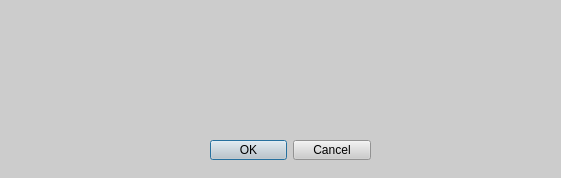
<?xml version="1.0" encoding="UTF-8"?>
<ui version="4.0">
 <class>calendario1</class>
 <widget class="QDialog" name="calendario1">
  <property name="geometry">
   <rect>
    <x>0</x>
    <y>0</y>
    <width>561</width>
    <height>178</height>
   </rect>
  </property>
  <property name="windowTitle">
   <string>Dialog</string>
  </property>
  <property name="styleSheet">
   <string notr="true">background-color: rgb(204, 204, 204);</string>
  </property>
  <widget class="QDialogButtonBox" name="buttonBox">
   <property name="geometry">
    <rect>
     <x>210</x>
     <y>140</y>
     <width>161</width>
     <height>20</height>
    </rect>
   </property>
   <property name="orientation">
    <enum>Qt::Horizontal</enum>
   </property>
   <property name="standardButtons">
    <set>QDialogButtonBox::Cancel|QDialogButtonBox::Ok</set>
   </property>
  </widget>
  <widget class="QLabel" name="label">
   <property name="geometry">
    <rect>
     <x>10</x>
     <y>50</y>
     <width>541</width>
     <height>51</height>
    </rect>
   </property>
   <property name="font">
    <font>
     <pointsize>14</pointsize>
    </font>
   </property>
   <property name="text">
    <string/>
   </property>
  </widget>
 </widget>
 <resources/>
 <connections>
  <connection>
   <sender>buttonBox</sender>
   <signal>accepted()</signal>
   <receiver>calendario1</receiver>
   <slot>accept()</slot>
   <hints>
    <hint type="sourcelabel">
     <x>248</x>
     <y>254</y>
    </hint>
    <hint type="destinationlabel">
     <x>157</x>
     <y>274</y>
    </hint>
   </hints>
  </connection>
  <connection>
   <sender>buttonBox</sender>
   <signal>rejected()</signal>
   <receiver>calendario1</receiver>
   <slot>reject()</slot>
   <hints>
    <hint type="sourcelabel">
     <x>316</x>
     <y>260</y>
    </hint>
    <hint type="destinationlabel">
     <x>286</x>
     <y>274</y>
    </hint>
   </hints>
  </connection>
 </connections>
</ui>
